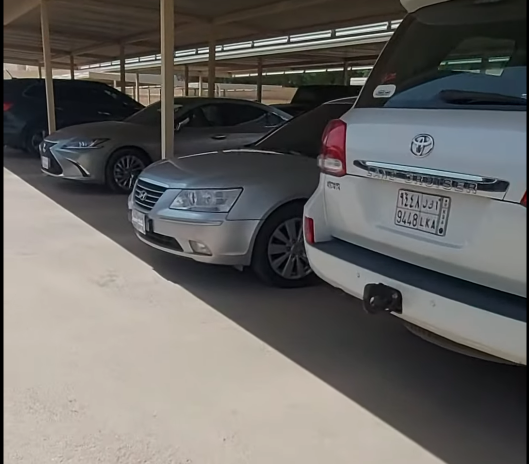
#> input picture ANPR 2.PNG, 1057 x 928 px (shown at 1/2 size)
$ python -i image_preP.py   (imports and definitions only)   (older library calls are emulated)
#> lines starting #> are read from the running program, lines starting #| are printed output that depends on the picture; after the words box and inside, x2 and y2 are one past the last pixel; in counts of white or black regions, pixels touching at a corner belong together
import cv2
from PIL import Image


def image_merge():
    # images = [Image.open(x) for x in ['anpr/1.png', 'anpr/2.png', 'anpr/3.png','anpr/4.png','anpr/5.png','anpr/6.png','anpr/7.png']]
    images = [Image.open(x) for x in ['anpr/1.png', 'anpr/2.png', 'anpr/3.png','anpr/4.png']]
    # images = [Image.open(x) for x in ['anpr/5.png','anpr/6.png','anpr/7.png']]
    widths, heights = zip(*(i.size for i in images))

    total_width = sum(widths)
    max_height = max(heights)

    new_im = Image.new('RGB', (total_width, max_height))

    x_offset = 0
    for im in images:
        new_im.paste(im, (x_offset,0))
        x_offset += im.size[0]
    new_im.save('number.png')


    # images = [Image.open(x) for x in ['anpr/1.png', 'anpr/2.png', 'anpr/3.png','anpr/4.png']]
    images = [Image.open(x) for x in ['anpr/5.png','anpr/6.png','anpr/7.png']]
    widths, heights = zip(*(i.size for i in images))

    total_width = sum(widths)
    max_height = max(heights)

    new_im = Image.new('RGB', (total_width, max_height))

    x_offset = 0
    for im in images:
        new_im.paste(im, (x_offset,0))
        x_offset += im.size[0]
    new_im.save('number2.png')


def pre_P(img):

    gray=img
    try:
        h,w=gray.shape
#> h = 928; w = 1057
    except:
        h,w,_=gray.shape
    fy=fx=363/w
#> fy = 0.343; fx = 0.343
    # fx=171/w
    # resize image to three times as large as original for better readability
    gray = cv2.resize(gray, None, fx = fx, fy = fy, interpolation = cv2.INTER_CUBIC)
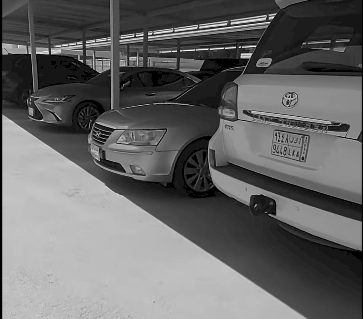
#> gray: shape (319, 363); min 0, max 255, mean 102.8

    ret, thresh = cv2.threshold(gray, 0, 255, cv2.THRESH_OTSU | cv2.THRESH_BINARY_INV)
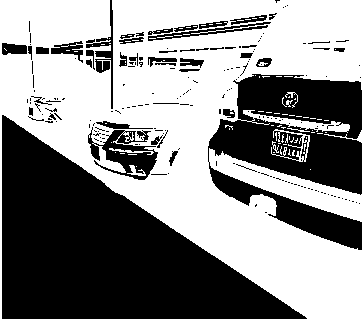
#> thresh: shape (319, 363); 54.8% white; 199 black regions (154 under 20 px)
#> ret = 108

    # ret, thresh = cv2.threshold(gray, 120, 255, cv2.THRESH_BINARY)
    # ret, thresh = cv2.threshold(gray, 120, 255, cv2.THRESH_BINARY_INV)

    # find contours of regions of interest within license plate
    try:
        contours, hierarchy = cv2.findContours(thresh, cv2.RETR_TREE, cv2.CHAIN_APPROX_SIMPLE)
#> contours = 366 contours, 302 with area under 20; largest, box (x1, y1, x2, y2) and area: (0, 0, 363, 319) 82909, (207, 73, 363, 196) 12831, (208, 161, 363, 251) 3503, (93, 129, 159, 181) 1640, (147, 21, 272, 42) 744
    except:
        ret_img, contours, hierarchy = cv2.findContours(thresh, cv2.RETR_TREE, cv2.CHAIN_APPROX_SIMPLE)
    # sort contours left-to-right
    contours = sorted(contours, key=lambda ctr: cv2.boundingRect(ctr)[0])

    n=1
    # for i, ctr in enumerate(sorted_ctrs):
    for i, ctr in enumerate(contours):
        # print(i)
        x, y, w, h = cv2.boundingRect(ctr)

        roi = img[y:y + h, x:x + w]

        area = w*h

        # if length is less than 2Xwidth , skip
        if h<2*w:
            continue
        if h>5*w:
            continue

        # if 800 < area < 3000:
        if 800 < area < 3000:
            # print(area)
            rect = cv2.rectangle(gray, (x, y), (x + w, y + h), (0, 255, 0), 2)
            # rect = cv2.rectangle(thresh, (x, y), (x + w, y + h), (0, 255, 0), 2)
            # cv2.imshow('rect', rect)
            # cv2.imshow('thresh', thresh)
            roi = thresh[y-5:y+h+5, x-5:x+w+5]
            # roi = img[y-5:y+h+5, x-5:x+w+5]
            roi = cv2.bitwise_not(roi)
            # [5 lines of commented-out code are left out]
            cv2.imwrite(f'anpr/{n}.png',roi)
            n+=1
#> this loop made 366 passes
#> (x, y, w, h, area) on passes 1, 2, 6: (0, 0, 363, 319, 115797), (1, 42, 27, 14, 378), (27, 45, 6, 16, 96)
#> pass 1, in pre_P, `roi = img[y:y + h, x:x + w]`:
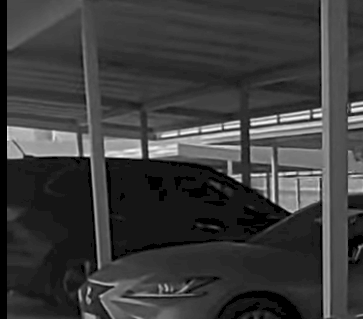
#> roi: shape (319, 363); min 0, max 251, mean 59.9
#> after the loop, n = 1
    image_merge()

# img = cv2.imread('final image.png')
# pre_P(img)
# cv2.waitKey(0)

>>> import cv2
>>> picture = cv2.imread('ANPR 2.PNG', cv2.IMREAD_GRAYSCALE)
#> (the run stopped early here; a loop or call above may not have finished)
